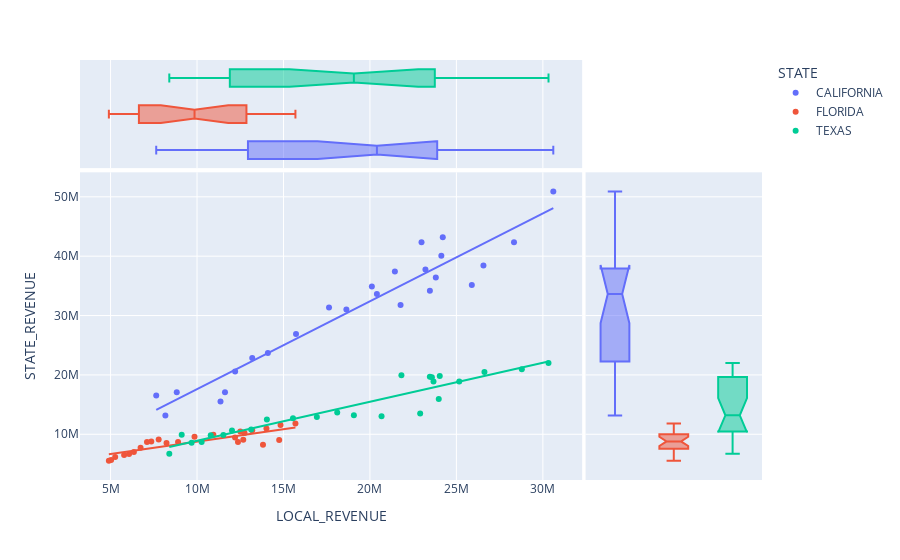

The code cell stored with this chart in its notebook:
### Markdown cell above
### Scatterplot Demo

### Code cell
px.scatter(
    education.query("STATE in ['CALIFORNIA', 'FLORIDA', 'TEXAS']"), 
    x="LOCAL_REVENUE", 
    y="STATE_REVENUE",
#     animation_frame="STATE"
#     text="STATE"
    color="STATE",
    trendline="ols",
#     trendline_scope="overall"
    marginal_x="box",
    marginal_y="box",
    hover_name="STATE"
)

### Figure 1 — Plotly figure (JSON) as saved in the notebook; plotly's stock layout.template omitted (floating-point values rounded to 4 significant figures)
{"data": [{"hovertemplate": "<b>%{hovertext}</b><br><br>STATE=CALIFORNIA<br>LOCAL_REVENUE=%{x}<br>STATE_REVENUE=%{y}<extra></extra>", "hovertext": ["CALIFORNIA", "CALIFORNIA", "CALIFORNIA", "CALIFORNIA", "CALIFORNIA", "CALIFORNIA", "CALIFORNIA", "CALIFORNIA", "CALIFORNIA", "CALIFORNIA", "CALIFORNIA", "CALIFORNIA", "CALIFORNIA", "CALIFORNIA", "CALIFORNIA", "CALIFORNIA", "CALIFORNIA", "CALIFORNIA", "CALIFORNIA", "CALIFORNIA", "CALIFORNIA", "CALIFORNIA", "CALIFORNIA", "CALIFORNIA", "CALIFORNIA", "CALIFORNIA", "CALIFORNIA", "CALIFORNIA", "CALIFORNIA", "CALIFORNIA", "CALIFORNIA", "CALIFORNIA", "CALIFORNIA"], "legendgroup": "CALIFORNIA", "marker": {"color": "#636efa", "symbol": "circle"}, "mode": "markers", "name": "CALIFORNIA", "orientation": "v", "showlegend": true, "type": "scatter", "x": [7641041, 8828035, 8169417, 11358487, 11617625, 12203438, 13193258, 14098417, 15725347, 17633696, 18637330, 20402434, 21771568, 20110768, 21441727, 22983001, 24211835, 24129402, 23466828, 23210398, 23809794, 25891045, 26563511, 28331207, 30603616, null, null, null, null, null, null, null, null], "xaxis": "x", "y": [16546514, 17064146, 13175550, 15541486, 17061474, 20560730, 22840500, 23695095, 26877920, 31374889, 31005317, 33617766, 31756690, 34912166, 37439651, 42333637, 43187637, 40084244, 34173911, 37752712, 36413273, 35141208, 38410554, 42360470, 50904567, null, null, null, null, null, null, null, null], "yaxis": "y"}, {"alignmentgroup": "True", "hovertemplate": "<b>%{hovertext}</b><br><br>STATE=CALIFORNIA<br>LOCAL_REVENUE=%{x}<extra></extra>", "hovertext": ["CALIFORNIA", "CALIFORNIA", "CALIFORNIA", "CALIFORNIA", "CALIFORNIA", "CALIFORNIA", "CALIFORNIA", "CALIFORNIA", "CALIFORNIA", "CALIFORNIA", "CALIFORNIA", "CALIFORNIA", "CALIFORNIA", "CALIFORNIA", "CALIFORNIA", "CALIFORNIA", "CALIFORNIA", "CALIFORNIA", "CALIFORNIA", "CALIFORNIA", "CALIFORNIA", "CALIFORNIA", "CALIFORNIA", "CALIFORNIA", "CALIFORNIA", "CALIFORNIA", "CALIFORNIA", "CALIFORNIA", "CALIFORNIA", "CALIFORNIA", "CALIFORNIA", "CALIFORNIA", "CALIFORNIA"], "legendgroup": "CALIFORNIA", "marker": {"color": "#636efa", "symbol": "circle"}, "name": "CALIFORNIA", "notched": true, "offsetgroup": "CALIFORNIA", "showlegend": false, "type": "box", "x": [7641041, 8828035, 8169417, 11358487, 11617625, 12203438, 13193258, 14098417, 15725347, 17633696, 18637330, 20402434, 21771568, 20110768, 21441727, 22983001, 24211835, 24129402, 23466828, 23210398, 23809794, 25891045, 26563511, 28331207, 30603616, null, null, null, null, null, null, null, null], "xaxis": "x3", "yaxis": "y3"}, {"alignmentgroup": "True", "hovertemplate": "<b>%{hovertext}</b><br><br>STATE=CALIFORNIA<br>STATE_REVENUE=%{y}<extra></extra>", "hovertext": ["CALIFORNIA", "CALIFORNIA", "CALIFORNIA", "CALIFORNIA", "CALIFORNIA", "CALIFORNIA", "CALIFORNIA", "CALIFORNIA", "CALIFORNIA", "CALIFORNIA", "CALIFORNIA", "CALIFORNIA", "CALIFORNIA", "CALIFORNIA", "CALIFORNIA", "CALIFORNIA", "CALIFORNIA", "CALIFORNIA", "CALIFORNIA", "CALIFORNIA", "CALIFORNIA", "CALIFORNIA", "CALIFORNIA", "CALIFORNIA", "CALIFORNIA", "CALIFORNIA", "CALIFORNIA", "CALIFORNIA", "CALIFORNIA", "CALIFORNIA", "CALIFORNIA", "CALIFORNIA", "CALIFORNIA"], "legendgroup": "CALIFORNIA", "marker": {"color": "#636efa", "symbol": "circle"}, "name": "CALIFORNIA", "notched": true, "offsetgroup": "CALIFORNIA", "showlegend": false, "type": "box", "xaxis": "x2", "y": [16546514, 17064146, 13175550, 15541486, 17061474, 20560730, 22840500, 23695095, 26877920, 31374889, 31005317, 33617766, 31756690, 34912166, 37439651, 42333637, 43187637, 40084244, 34173911, 37752712, 36413273, 35141208, 38410554, 42360470, 50904567, null, null, null, null, null, null, null, null], "yaxis": "y2"}, {"hovertemplate": "<b>OLS trendline</b><br>STATE_REVENUE = 1.48043 * LOCAL_REVENUE + 2.77998e+06<br>R<sup>2</sup>=0.920627<br><br>STATE=CALIFORNIA<br>LOCAL_REVENUE=%{x}<br>STATE_REVENUE=%{y} <b>(trend)</b><extra></extra>", "legendgroup": "CALIFORNIA", "marker": {"color": "#636efa", "symbol": "circle"}, "mode": "lines", "name": "CALIFORNIA", "showlegend": false, "type": "scatter", "x": [7641041, 8169417, 8828035, 11358487, 11617625, 12203438, 13193258, 14098417, 15725347, 17633696, 18637330, 20110768, 20402434, 21441727, 21771568, 22983001, 23210398, 23466828, 23809794, 24129402, 24211835, 25891045, 26563511, 28331207, 30603616], "xaxis": "x", "y": [14090000.0, 14870000.0, 15850000.0, 19600000.0, 19980000.0, 20850000.0, 22310000.0, 23650000.0, 26060000.0, 28890000.0, 30370000.0, 32550000.0, 32980000.0, 34520000.0, 35010000.0, 36800000.0, 37140000.0, 37520000.0, 38030000.0, 38500000.0, 38620000.0, 41110000.0, 42110000.0, 44720000.0, 48090000.0], "yaxis": "y"}, {"hovertemplate": "<b>%{hovertext}</b><br><br>STATE=FLORIDA<br>LOCAL_REVENUE=%{x}<br>STATE_REVENUE=%{y}<extra></extra>", "hovertext": ["FLORIDA", "FLORIDA", "FLORIDA", "FLORIDA", "FLORIDA", "FLORIDA", "FLORIDA", "FLORIDA", "FLORIDA", "FLORIDA", "FLORIDA", "FLORIDA", "FLORIDA", "FLORIDA", "FLORIDA", "FLORIDA", "FLORIDA", "FLORIDA", "FLORIDA", "FLORIDA", "FLORIDA", "FLORIDA", "FLORIDA", "FLORIDA", "FLORIDA", "FLORIDA", "FLORIDA", "FLORIDA", "FLORIDA", "FLORIDA", "FLORIDA", "FLORIDA", "FLORIDA"], "legendgroup": "FLORIDA", "marker": {"color": "#EF553B", "symbol": "circle"}, "mode": "markers", "name": "FLORIDA", "orientation": "v", "showlegend": true, "type": "scatter", "x": [5033930, 4901937, 5267035, 5784787, 6070811, 6348922, 6736457, 7106124, 7355813, 7782333, 8236358, 8903891, 9855849, 10947078, 12747910, 14830403, 15691385, 14752348, 13814456, 12674198, 12368628, 12198968, 12504507, 13191864, 14014462, null, null, null, null, null, null, null, null], "xaxis": "x", "y": [5683949, 5520893, 6158417, 6519109, 6671487, 7022561, 7742607, 8719985, 8804217, 9120855, 8542871, 8689141, 9593760, 9940813, 10215772, 11578932, 11830218, 9047586, 8216582, 9069119, 8702317, 9455562, 10460928, 10661586, 10963807, null, null, null, null, null, null, null, null], "yaxis": "y"}, {"alignmentgroup": "True", "hovertemplate": "<b>%{hovertext}</b><br><br>STATE=FLORIDA<br>LOCAL_REVENUE=%{x}<extra></extra>", "hovertext": ["FLORIDA", "FLORIDA", "FLORIDA", "FLORIDA", "FLORIDA", "FLORIDA", "FLORIDA", "FLORIDA", "FLORIDA", "FLORIDA", "FLORIDA", "FLORIDA", "FLORIDA", "FLORIDA", "FLORIDA", "FLORIDA", "FLORIDA", "FLORIDA", "FLORIDA", "FLORIDA", "FLORIDA", "FLORIDA", "FLORIDA", "FLORIDA", "FLORIDA", "FLORIDA", "FLORIDA", "FLORIDA", "FLORIDA", "FLORIDA", "FLORIDA", "FLORIDA", "FLORIDA"], "legendgroup": "FLORIDA", "marker": {"color": "#EF553B", "symbol": "circle"}, "name": "FLORIDA", "notched": true, "offsetgroup": "FLORIDA", "showlegend": false, "type": "box", "x": [5033930, 4901937, 5267035, 5784787, 6070811, 6348922, 6736457, 7106124, 7355813, 7782333, 8236358, 8903891, 9855849, 10947078, 12747910, 14830403, 15691385, 14752348, 13814456, 12674198, 12368628, 12198968, 12504507, 13191864, 14014462, null, null, null, null, null, null, null, null], "xaxis": "x3", "yaxis": "y3"}, {"alignmentgroup": "True", "hovertemplate": "<b>%{hovertext}</b><br><br>STATE=FLORIDA<br>STATE_REVENUE=%{y}<extra></extra>", "hovertext": ["FLORIDA", "FLORIDA", "FLORIDA", "FLORIDA", "FLORIDA", "FLORIDA", "FLORIDA", "FLORIDA", "FLORIDA", "FLORIDA", "FLORIDA", "FLORIDA", "FLORIDA", "FLORIDA", "FLORIDA", "FLORIDA", "FLORIDA", "FLORIDA", "FLORIDA", "FLORIDA", "FLORIDA", "FLORIDA", "FLORIDA", "FLORIDA", "FLORIDA", "FLORIDA", "FLORIDA", "FLORIDA", "FLORIDA", "FLORIDA", "FLORIDA", "FLORIDA", "FLORIDA"], "legendgroup": "FLORIDA", "marker": {"color": "#EF553B", "symbol": "circle"}, "name": "FLORIDA", "notched": true, "offsetgroup": "FLORIDA", "showlegend": false, "type": "box", "xaxis": "x2", "y": [5683949, 5520893, 6158417, 6519109, 6671487, 7022561, 7742607, 8719985, 8804217, 9120855, 8542871, 8689141, 9593760, 9940813, 10215772, 11578932, 11830218, 9047586, 8216582, 9069119, 8702317, 9455562, 10460928, 10661586, 10963807, null, null, null, null, null, null, null, null], "yaxis": "y2"}, {"hovertemplate": "<b>OLS trendline</b><br>STATE_REVENUE = 0.417403 * LOCAL_REVENUE + 4.59798e+06<br>R<sup>2</sup>=0.718712<br><br>STATE=FLORIDA<br>LOCAL_REVENUE=%{x}<br>STATE_REVENUE=%{y} <b>(trend)</b><extra></extra>", "legendgroup": "FLORIDA", "marker": {"color": "#EF553B", "symbol": "circle"}, "mode": "lines", "name": "FLORIDA", "showlegend": false, "type": "scatter", "x": [4901937, 5033930, 5267035, 5784787, 6070811, 6348922, 6736457, 7106124, 7355813, 7782333, 8236358, 8903891, 9855849, 10947078, 12198968, 12368628, 12504507, 12674198, 12747910, 13191864, 13814456, 14014462, 14752348, 14830403, 15691385], "xaxis": "x", "y": [6644000.0, 6699000.0, 6796000.0, 7013000.0, 7132000.0, 7248000.0, 7410000.0, 7564000.0, 7668000.0, 7846000.0, 8036000.0, 8314000.0, 8712000.0, 9167000.0, 9690000.0, 9761000.0, 9817000.0, 9888000.0, 9919000.0, 10100000.0, 10360000.0, 10450000.0, 10760000.0, 10790000.0, 11150000.0], "yaxis": "y"}, {"hovertemplate": "<b>%{hovertext}</b><br><br>STATE=TEXAS<br>LOCAL_REVENUE=%{x}<br>STATE_REVENUE=%{y}<extra></extra>", "hovertext": ["TEXAS", "TEXAS", "TEXAS", "TEXAS", "TEXAS", "TEXAS", "TEXAS", "TEXAS", "TEXAS", "TEXAS", "TEXAS", "TEXAS", "TEXAS", "TEXAS", "TEXAS", "TEXAS", "TEXAS", "TEXAS", "TEXAS", "TEXAS", "TEXAS", "TEXAS", "TEXAS", "TEXAS", "TEXAS", "TEXAS", "TEXAS", "TEXAS", "TEXAS", "TEXAS", "TEXAS", "TEXAS", "TEXAS"], "legendgroup": "TEXAS", "marker": {"color": "#00cc96", "symbol": "circle"}, "mode": "markers", "name": "TEXAS", "orientation": "v", "showlegend": true, "type": "scatter", "x": [8397036, 9114198, 9687625, 10268091, 10793165, 11523743, 12022223, 13132147, 14040106, 15549595, 16930608, 18107926, 19071226, 20670694, 22904054, 23979118, 21820281, 23464919, 23675321, 23581826, 24037529, 25165544, 26622860, 28783628, 30326508, null, null, null, null, null, null, null, null], "xaxis": "x", "y": [6706959, 9919561, 8569649, 8718907, 9834742, 9878849, 10632566, 10802214, 12471856, 12688089, 12930564, 13675228, 13201169, 13017433, 13503141, 15952564, 19923849, 19708771, 18899565, 19623258, 19801928, 18873046, 20510815, 20967429, 22004299, null, null, null, null, null, null, null, null], "yaxis": "y"}, {"alignmentgroup": "True", "hovertemplate": "<b>%{hovertext}</b><br><br>STATE=TEXAS<br>LOCAL_REVENUE=%{x}<extra></extra>", "hovertext": ["TEXAS", "TEXAS", "TEXAS", "TEXAS", "TEXAS", "TEXAS", "TEXAS", "TEXAS", "TEXAS", "TEXAS", "TEXAS", "TEXAS", "TEXAS", "TEXAS", "TEXAS", "TEXAS", "TEXAS", "TEXAS", "TEXAS", "TEXAS", "TEXAS", "TEXAS", "TEXAS", "TEXAS", "TEXAS", "TEXAS", "TEXAS", "TEXAS", "TEXAS", "TEXAS", "TEXAS", "TEXAS", "TEXAS"], "legendgroup": "TEXAS", "marker": {"color": "#00cc96", "symbol": "circle"}, "name": "TEXAS", "notched": true, "offsetgroup": "TEXAS", "showlegend": false, "type": "box", "x": [8397036, 9114198, 9687625, 10268091, 10793165, 11523743, 12022223, 13132147, 14040106, 15549595, 16930608, 18107926, 19071226, 20670694, 22904054, 23979118, 21820281, 23464919, 23675321, 23581826, 24037529, 25165544, 26622860, 28783628, 30326508, null, null, null, null, null, null, null, null], "xaxis": "x3", "yaxis": "y3"}, {"alignmentgroup": "True", "hovertemplate": "<b>%{hovertext}</b><br><br>STATE=TEXAS<br>STATE_REVENUE=%{y}<extra></extra>", "hovertext": ["TEXAS", "TEXAS", "TEXAS", "TEXAS", "TEXAS", "TEXAS", "TEXAS", "TEXAS", "TEXAS", "TEXAS", "TEXAS", "TEXAS", "TEXAS", "TEXAS", "TEXAS", "TEXAS", "TEXAS", "TEXAS", "TEXAS", "TEXAS", "TEXAS", "TEXAS", "TEXAS", "TEXAS", "TEXAS", "TEXAS", "TEXAS", "TEXAS", "TEXAS", "TEXAS", "TEXAS", "TEXAS", "TEXAS"], "legendgroup": "TEXAS", "marker": {"color": "#00cc96", "symbol": "circle"}, "name": "TEXAS", "notched": true, "offsetgroup": "TEXAS", "showlegend": false, "type": "box", "xaxis": "x2", "y": [6706959, 9919561, 8569649, 8718907, 9834742, 9878849, 10632566, 10802214, 12471856, 12688089, 12930564, 13675228, 13201169, 13017433, 13503141, 15952564, 19923849, 19708771, 18899565, 19623258, 19801928, 18873046, 20510815, 20967429, 22004299, null, null, null, null, null, null, null, null], "yaxis": "y2"}, {"hovertemplate": "<b>OLS trendline</b><br>STATE_REVENUE = 0.657392 * LOCAL_REVENUE + 2.32014e+06<br>R<sup>2</sup>=0.887902<br><br>STATE=TEXAS<br>LOCAL_REVENUE=%{x}<br>STATE_REVENUE=%{y} <b>(trend)</b><extra></extra>", "legendgroup": "TEXAS", "marker": {"color": "#00cc96", "symbol": "circle"}, "mode": "lines", "name": "TEXAS", "showlegend": false, "type": "scatter", "x": [8397036, 9114198, 9687625, 10268091, 10793165, 11523743, 12022223, 13132147, 14040106, 15549595, 16930608, 18107926, 19071226, 20670694, 21820281, 22904054, 23464919, 23581826, 23675321, 23979118, 24037529, 25165544, 26622860, 28783628, 30326508], "xaxis": "x", "y": [7840000.0, 8312000.0, 8689000.0, 9070000.0, 9415000.0, 9896000.0, 10220000.0, 10950000.0, 11550000.0, 12540000.0, 13450000.0, 14220000.0, 14860000.0, 15910000.0, 16660000.0, 17380000.0, 17750000.0, 17820000.0, 17880000.0, 18080000.0, 18120000.0, 18860000.0, 19820000.0, 21240000.0, 22260000.0], "yaxis": "y"}], "layout": {"legend": {"title": {"text": "STATE"}, "tracegroupgap": 0}, "margin": {"t": 60}, "xaxis": {"anchor": "y", "domain": [0, 0.7363], "title": {"text": "LOCAL_REVENUE"}}, "xaxis2": {"anchor": "y2", "domain": [0.7413, 1], "matches": "x2", "showgrid": false, "showline": false, "showticklabels": false, "ticks": ""}, "xaxis3": {"anchor": "y3", "domain": [0, 0.7363], "matches": "x", "showgrid": true, "showticklabels": false}, "xaxis4": {"anchor": "y4", "domain": [0.7413, 1], "matches": "x2", "showgrid": false, "showline": false, "showticklabels": false, "ticks": ""}, "yaxis": {"anchor": "x", "domain": [0, 0.7326], "title": {"text": "STATE_REVENUE"}}, "yaxis2": {"anchor": "x2", "domain": [0, 0.7326], "matches": "y", "showgrid": true, "showticklabels": false}, "yaxis3": {"anchor": "x3", "domain": [0.7426, 1], "matches": "y3", "showgrid": false, "showline": false, "showticklabels": false, "ticks": ""}, "yaxis4": {"anchor": "x4", "domain": [0.7426, 1], "matches": "y3", "showgrid": true, "showline": false, "showticklabels": false, "ticks": ""}}}
